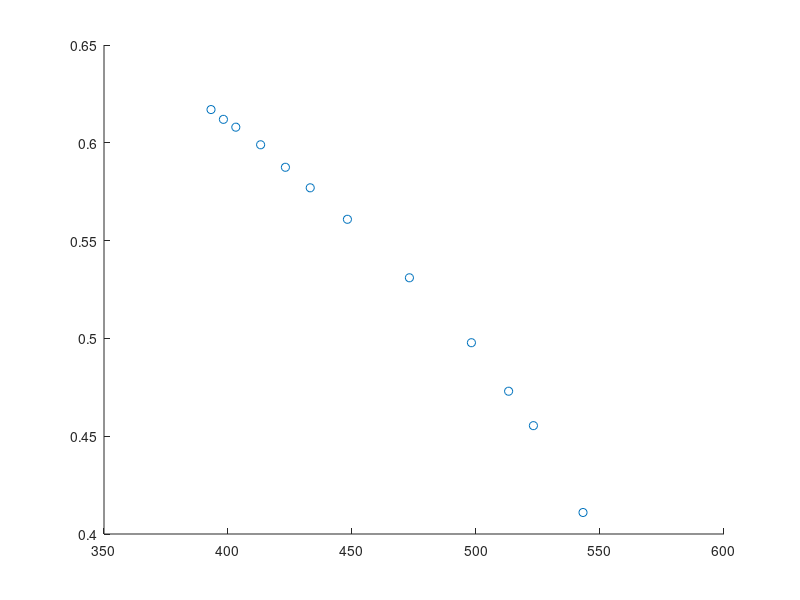

MATLAB code for this plot: (Note: this script raises an error after producing the figure.)
clear

MW = 114.23;

DIPPR_exp = [0.616993928 0.611990719 0.607992721 0.598991513 0.587488701 0.589990306 0.57999531 0.5769911 0.568995104 0.560896302 0.557994897 0.54598948 0.531288269 0.533995485 0.530991275 0.511995072 0.508990862 0.497796467 0.494997869 0.478994453 0.472997456 0.455394841 0.45999825 0.437997837 0.410994215]; 
Temp_exp = [393.15 398.15 403.15 413.15 423.15 423.15 433.15 433.15 443.15 448.15 453.15 463.15 473.15 473.15 473.15 483.15 493.15 498.15 503.15 513.15 513.15 523.15 523.15 533.15 543.15]; 
Temp_TRC = [393.15 403.15 413.15 423.15 433.15 443.15 453.15 463.15 473.15 483.15 493.15 503.15 513.15 523.15 533.15 543.15];
TRC = [0.616993928	0.607615766	0.597997725	0.588094112	0.5777907	0.567190293	0.555995898	0.544287475	0.531893681	0.518688864	0.504490259	0.489297865	0.474493849	0.455988829	0.434993627	0.407990005];
Temp_acc = [393.15 398.15 403.15 413.15 423.15 433.15 448.15 473.15 498.15 513.15 523.15 543.15];
LDN_acc = [0.616993928 0.611990719 0.607992721 0.598991513 0.587488701 0.5769911 0.560896302 0.530991275 0.497796467 0.472997456 0.455394841 0.410994215];

Temp = [390 440 490 515 540];
DIPPR_TC = 569;
beta = 0.32;

% DIPPR_exp = DIPPR_exp(Temp_exp<535);
% Temp_exp = Temp_exp(Temp_exp<535);
DIPPR_exp = DIPPR_exp(Temp_exp~=483.15);
Temp_exp = Temp_exp(Temp_exp~=483.15);

% DIPPR_exp = TRC;
% Temp_exp = Temp_TRC;

DIPPR_exp = LDN_acc;
Temp_exp = Temp_acc;

hold
scatter(Temp_exp,DIPPR_exp)
hold

% From my error model, in case I need to estimate it
sig_L = [0.000836 0.000881 0.001146 0.001604 0.002719];
sig_v = [0.000356 0.000389 0.000661 0.001241 0.002906];

% This is using the coarser grid
% epsilon = [95 95.5 96 96.5 97 98 99 99.5 100 102 102.5 103];
% sigma = [3.72 3.73 3.74 3.75 3.76 3.77 3.78];
% 
% All_data = dlmread('Coarse_All.txt');

% This is using the finer grid (missing 100.5 because of dump mistake)
% epsilon = [96.5 97 97.5 98 98.5 99 99.5 100];
% sigma = [3.72 3.725 3.73 3.735 3.74 3.745 3.75 3.755 3.76 3.765 3.77 3.775 3.78];

% Rerefined grid
% epsilon = [45 46 47 48 49];
% sigma = [3.94 3.945 3.95 3.955 3.96];
% 
% All_data = dlmread('Octane_98.25_3.75_no_44.txt');

% % Zoomed in grid
% epsilon = [45 45.5 46 46.5 47];
% sigma = [3.9 3.92 3.94 3.96 3.98 4.0];
% 
% All_data = dlmread('Octane_98.25_3.75_zoomed.txt');

% Rezoomed in grid
% epsilon = [45.8 45.9 46 46.1 46.2];
% sigma = [3.945 3.948 3.95 3.952 3.955 3.957];
% 
% All_data = dlmread('Octane_98.25_3.75_rezoomed.txt');

% Global search short runs
% epsilon = [44.6 44.8 45 45.2 45.3 45.4 45.5 45.6 45.7 45.8 45.9 46 46.1 46.2 46.4 46.6 46.8 47];
% sigma = [3.8 3.82 3.84 3.86 3.88 3.9 3.92 3.93 3.94 3.95 3.96 3.97 3.98 3.99 4.0 4.2 4.4];
% 
% All_data = dlmread('Octane_98_3.75_global_short.txt');

% Refined short runs
epsilon = [45.35 45.45 45.55 45.65 45.75 45.85 45.95 46.05];
sigma = [3.93 3.935 3.94 3.945 3.95 3.955 3.96 3.965 3.97 3.975 3.98 3.985 3.99 3.995 4.0];

All_data = dlmread('Octane_98_3.75_1.txt');



for h = 1:length(epsilon) % Cycles through all the different epsilons

% eps_data = dlmread(sprintf('%s_All.txt',num2str(epsilon(h)))); % This is for when each different epsilon has a file

eps_data = All_data(:,(1+2*length(Temp)*(h-1)):(2*length(Temp)+2*length(Temp)*(h-1)));

[steps, temps] = size(eps_data);

temps = temps/2; % Since we only have half the columns (two per temp since one is liquid and one vapor)

steps = steps/length(sigma);

first_step = 1;
last_step = first_step + steps - 1;

for i = 1:length(sigma) % Cycles through all the different sigmas
           
   for j = 1:temps
       
       swap = 0;
          
        for k = first_step:last_step
            
            dens_1 = eps_data(k,(2*j-1));
            dens_2 = eps_data(k,(2*j));
            
            if dens_1 >= dens_2  % This accounts for the possibility of identity swap between boxes
       
            liq_dens(k,j) = dens_1;
            vap_dens(k,j) = dens_2;
        
            else
                
            liq_dens(k,j) = dens_2;
            vap_dens(k,j) = dens_1;
            swap = k;
                
            end
            
        end
        
        equil_step = first_step + 2;
        
        repeat = true;
               
        while repeat == true
            
            if swap <= (equil_step)
        
                liq_ave(j,h,i) = mean(liq_dens(equil_step:last_step,j));
                vap_ave(j,h,i) = mean(vap_dens(equil_step:last_step,j));
        
                liq_std(j,h,i) = std(liq_dens(equil_step:last_step,j));
                vap_std(j,h,i) = std(vap_dens(equil_step:last_step,j));
        

            else
                
                % My original attempt to deal with swapping, however this
                % performs poorly if a few outliers persist
                
%                 liq_swap = liq_dens(equil_step:swap-1,j);
%                 liq_swap = [liq_swap; liq_dens(swap+1:last_step,j)];
%                 vap_swap = vap_dens(equil_step:swap-1,j);
%                 vap_swap = [vap_swap; vap_dens(swap+1:last_step,j)];
%                 
%                 liq_ave(j,i) = mean(liq_swap);
%                 vap_ave(j,i) = mean(vap_swap);
%         
%                 liq_std(j,i) = std(liq_swap);
%                 vap_std(j,i) = std(vap_swap);     

                % I decided to adopt the histogram binning method
                
                [n_liq,bin_liq] = hist(liq_dens(equil_step:last_step,j),20);
                [N_liq,I_liq] = max(n_liq);
                liq_ave(j,h,i) = bin_liq(I_liq);
                liq_std(j,h,i) = sig_L(j); % Estimate the STD from the models I developed (at the exact TR)
                
                [n_vap, bin_vap] = hist(vap_dens(equil_step:last_step,j),20);
                [N_vap, I_vap] = max(n_vap);
                vap_ave(j,h,i) = bin_vap(I_vap);
                vap_std(j,h,i) = sig_v(j); % Estimate the STD from the models I developed (at the exact TR)
                
            end
            
                if liq_dens(equil_step,j) <= 0.9*liq_ave(j,h,i) ||  vap_dens(equil_step,j) >= 1.1*vap_ave(j,h,i)
        
            repeat = true;
            equil_step = equil_step + 1;
            
                else
            
            repeat = false;
        
                end
        
        end
            
            
   end
    
   first_step = first_step + steps;
   last_step = first_step + steps - 1;
   
   [TC(h,i), rhoc(h,i), A,b] = towhee_error_model(Temp,vap_ave(:,h,i)',liq_ave(:,h,i)',beta); % This uses my error model

%      [TC(h,i), rhoc(h,i), A,b] = towhee_rectilinear(Temp,vap_ave(:,i)',liq_ave(:,i)',vap_std(:,i)',liq_std(:,i)',beta); % This is the traditional way

%      [rhoc_fit(h,i), TC_fit(h,i), A, b] = weighted_fit_rho_L(Temp,liq_ave(:,h,i)',rhoc(h,i),TC(h,i),A,b,beta); % This just fits the rho_L data
        
%      [rhoc_fit(h,i), TC_fit(h,i), A, b] = weighted_fit_rho_L_constrained(Temp,liq_ave(:,h,i)',rhoc(h,i),TC(h,i),A,b,beta,max(Temp_exp)); % This just fits the rho_L data but keeps TC above the maximum experimental temperature

     [rhoc_fit(h,i), TC_fit(h,i), A, b] = fit_rho_L_constrained(Temp,liq_ave(:,h,i)',rhoc(h,i),TC(h,i),A,b,beta,max(Temp_exp)); % This just fits the rho_L data but keeps TC above the maximum experimental temperature without weighting the data
     
%      liq_hat(:,h,i) = rhoc(h,i) + A.*(TC(h,i)-Temp_exp) + b.*(TC(h,i)-Temp_exp).^(beta); % This uses the rhor rhos
     
     liq_hat(:,h,i) = rhoc_fit(h,i) + A.*(TC_fit(h,i)-Temp_exp) + b.*(TC_fit(h,i)-Temp_exp).^(beta); % This uses interpolation of just rhoL
   
%      if h >= 5 && h <= 13 && i >= 8 && i <=14
%      
%      figure
%      hold
%      plot(Temp_exp',liq_hat(:,h,i)')
%      scatter(Temp,liq_ave(:,h,i)')
%      hold
%      
%      end
     
     SSE(h,i) = sum((DIPPR_exp'-liq_hat(:,h,i)).^2);
   
%    if TC(h,i) > 565 && TC(h,i) < 575
%    
%    [TC_low(h,i), TC_high(h,i), rhoc_low(h,i), rhoc_high(h,i)] = rigorous_statistics(Temp,vap_ave(:,i)',liq_ave(:,i)'); % This analyzes the uncertainty regions
%    
% %    [TC_low(h,i), TC_high(h,i), rhoc_low(h,i), rhoc_high(h,i)] = rigorous_statistics(Temp,vap_ave(:,i)',liq_ave(:,i)',vap_std(:,i)',liq_std(:,i)'); % This analyzes the uncertainty regions
%       
%    end  
%     

%     if SSE(h,i) < 0.0001976
%         hold
%         plot(Temp_exp',liq_hat(:,h,i)')
%         scatter(Temp,liq_ave(:,h,i)')
%         hold
%         acceptable(:,z) = [epsilon(h) sigma(i)];
%         z=z+1;
%     end

end  
    

end

% Trying to automate the contours
    p = 2;
    n = length(Temp_exp);
    alpha = 0.95;

    [SSE_min, I] = min(SSE);
    [SSE_min, J] = min(SSE_min);
    
    eps_opt = epsilon(I(J));
    sig_opt = sigma(J);
    opt = [eps_opt, sig_opt];
    
    RHS = SSE_min * (1 + (p/(n-p))*finv(alpha,p,n-p));
    
    RMS = sqrt(SSE/n);
    RMS_min = sqrt(SSE_min/n);
    RMS_RHS = sqrt(RHS/n);
    
    z = 1;
    
for h = 1:length(epsilon)
    
    for i = 1:length(sigma)

        if SSE(h,i) <= RHS
            hold
            plot(Temp_exp',liq_hat(:,h,i)')
            scatter(Temp,liq_ave(:,h,i)')
            hold
            acceptable(:,z) = [epsilon(h) sigma(i)];
            z=z+1;
        end
    
    end
    
end

figure
contour(sigma,epsilon,RMS)
figure
contour(sigma,epsilon,TC)
figure
hold
scatter(acceptable(2,:),acceptable(1,:))
scatter(sig_opt,eps_opt,'r')

Temp_sim = Temp;
n_sim = length(Temp_sim);
liq_ave_ave=liq_ave;
vap_ave_ave=vap_ave;